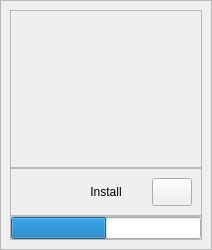
                    <widget class="QFrame" name="eq_app">
                     <property name="sizePolicy">
                      <sizepolicy hsizetype="Fixed" vsizetype="Fixed">
                       <horstretch>0</horstretch>
                       <verstretch>0</verstretch>
                      </sizepolicy>
                     </property>
                     <property name="minimumSize">
                      <size>
                       <width>180</width>
                       <height>250</height>
                      </size>
                     </property>
                     <property name="styleSheet">
                      <string notr="true"/>
                     </property>
                     <property name="frameShape">
                      <enum>QFrame::StyledPanel</enum>
                     </property>
                     <property name="frameShadow">
                      <enum>QFrame::Raised</enum>
                     </property>
                     <layout class="QVBoxLayout" name="verticalLayout_26">
                      <property name="spacing">
                       <number>0</number>
                      </property>
                      <property name="leftMargin">
                       <number>9</number>
                      </property>
                      <property name="topMargin">
                       <number>9</number>
                      </property>
                      <property name="rightMargin">
                       <number>9</number>
                      </property>
                      <property name="bottomMargin">
                       <number>9</number>
                      </property>
                      <item>
                       <widget class="QFrame" name="app_info_9">
                        <property name="styleSheet">
                         <string notr="true">image: url(:/logos/images/logo/Quest_Equity_Logo_RGB.png);</string>
                        </property>
                        <property name="frameShape">
                         <enum>QFrame::StyledPanel</enum>
                        </property>
                        <property name="frameShadow">
                         <enum>QFrame::Raised</enum>
                        </property>
                       </widget>
                      </item>
                      <item>
                       <widget class="QFrame" name="app_control_9">
                        <property name="sizePolicy">
                         <sizepolicy hsizetype="Preferred" vsizetype="Fixed">
                          <horstretch>0</horstretch>
                          <verstretch>0</verstretch>
                         </sizepolicy>
                        </property>
                        <property name="minimumSize">
                         <size>
                          <width>0</width>
                          <height>40</height>
                         </size>
                        </property>
                        <property name="styleSheet">
                         <string notr="true"/>
                        </property>
                        <property name="frameShape">
                         <enum>QFrame::StyledPanel</enum>
                        </property>
                        <property name="frameShadow">
                         <enum>QFrame::Raised</enum>
                        </property>
                        <layout class="QHBoxLayout" name="horizontalLayout_17">
                         <item>
                          <widget class="QPushButton" name="app_about_button_9">
                           <property name="sizePolicy">
                            <sizepolicy hsizetype="Fixed" vsizetype="Fixed">
                             <horstretch>0</horstretch>
                             <verstretch>0</verstretch>
                            </sizepolicy>
                           </property>
                           <property name="minimumSize">
                            <size>
                             <width>28</width>
                             <height>28</height>
                            </size>
                           </property>
                           <property name="styleSheet">
                            <string notr="true"/>
                           </property>
                           <property name="text">
                            <string/>
                           </property>
                           <property name="icon">
                            <iconset resource="../../../resources.qrc">
                             <normaloff>:/icon/images/icons/info_FILL0_wght200_GRAD0_opsz48(1).svg</normaloff>:/icon/images/icons/info_FILL0_wght200_GRAD0_opsz48(1).svg</iconset>
                           </property>
                           <property name="iconSize">
                            <size>
                             <width>28</width>
                             <height>28</height>
                            </size>
                           </property>
                           <property name="checkable">
                            <bool>false</bool>
                           </property>
                           <property name="flat">
                            <bool>true</bool>
                           </property>
                          </widget>
                         </item>
                         <item>
                          <widget class="QPushButton" name="equity_install_button">
                           <property name="minimumSize">
                            <size>
                             <width>0</width>
                             <height>28</height>
                            </size>
                           </property>
                           <property name="styleSheet">
                            <string notr="true"/>
                           </property>
                           <property name="text">
                            <string>Install</string>
                           </property>
                           <property name="iconSize">
                            <size>
                             <width>16</width>
                             <height>16</height>
                            </size>
                           </property>
                           <property name="checkable">
                            <bool>true</bool>
                           </property>
                           <property name="flat">
                            <bool>true</bool>
                           </property>
                          </widget>
                         </item>
                         <item>
                          <widget class="QPushButton" name="app_setting_button_9">
                           <property name="sizePolicy">
                            <sizepolicy hsizetype="Fixed" vsizetype="Fixed">
                             <horstretch>0</horstretch>
                             <verstretch>0</verstretch>
                            </sizepolicy>
                           </property>
                           <property name="minimumSize">
                            <size>
                             <width>28</width>
                             <height>28</height>
                            </size>
                           </property>
                           <property name="styleSheet">
                            <string notr="true"/>
                           </property>
                           <property name="text">
                            <string/>
                           </property>
                           <property name="icon">
                            <iconset resource="../../../resources.qrc">
                             <normaloff>:/icon/images/icons/settings_FILL0_wght200_GRAD0_opsz48.png</normaloff>:/icon/images/icons/settings_FILL0_wght200_GRAD0_opsz48.png</iconset>
                           </property>
                           <property name="iconSize">
                            <size>
                             <width>28</width>
                             <height>28</height>
                            </size>
                           </property>
                           <property name="checkable">
                            <bool>false</bool>
                           </property>
                          </widget>
                         </item>
                        </layout>
                       </widget>
                      </item>
                      <item>
                       <widget class="QFrame" name="progess_9">
                        <property name="sizePolicy">
                         <sizepolicy hsizetype="Preferred" vsizetype="Fixed">
                          <horstretch>0</horstretch>
                          <verstretch>0</verstretch>
                         </sizepolicy>
                        </property>
                        <property name="minimumSize">
                         <size>
                          <width>0</width>
                          <height>8</height>
                         </size>
                        </property>
                        <property name="styleSheet">
                         <string notr="true"/>
                        </property>
                        <property name="frameShape">
                         <enum>QFrame::StyledPanel</enum>
                        </property>
                        <property name="frameShadow">
                         <enum>QFrame::Raised</enum>
                        </property>
                        <layout class="QVBoxLayout" name="verticalLayout_27">
                         <property name="spacing">
                          <number>0</number>
                         </property>
                         <property name="leftMargin">
                          <number>0</number>
                         </property>
                         <property name="topMargin">
                          <number>0</number>
                         </property>
                         <property name="rightMargin">
                          <number>0</number>
                         </property>
                         <property name="bottomMargin">
                          <number>0</number>
                         </property>
                         <item>
                          <widget class="QProgressBar" name="energy_progress_bar">
                           <property name="sizePolicy">
                            <sizepolicy hsizetype="Preferred" vsizetype="Fixed">
                             <horstretch>0</horstretch>
                             <verstretch>0</verstretch>
                            </sizepolicy>
                           </property>
                           <property name="minimumSize">
                            <size>
                             <width>0</width>
                             <height>0</height>
                            </size>
                           </property>
                           <property name="styleSheet">
                            <string notr="true"/>
                           </property>
                           <property name="value">
                            <number>50</number>
                           </property>
                           <property name="textVisible">
                            <bool>false</bool>
                           </property>
                           <property name="invertedAppearance">
                            <bool>false</bool>
                           </property>
                          </widget>
                         </item>
                        </layout>
                       </widget>
                      </item>
                     </layout>
                    </widget>
